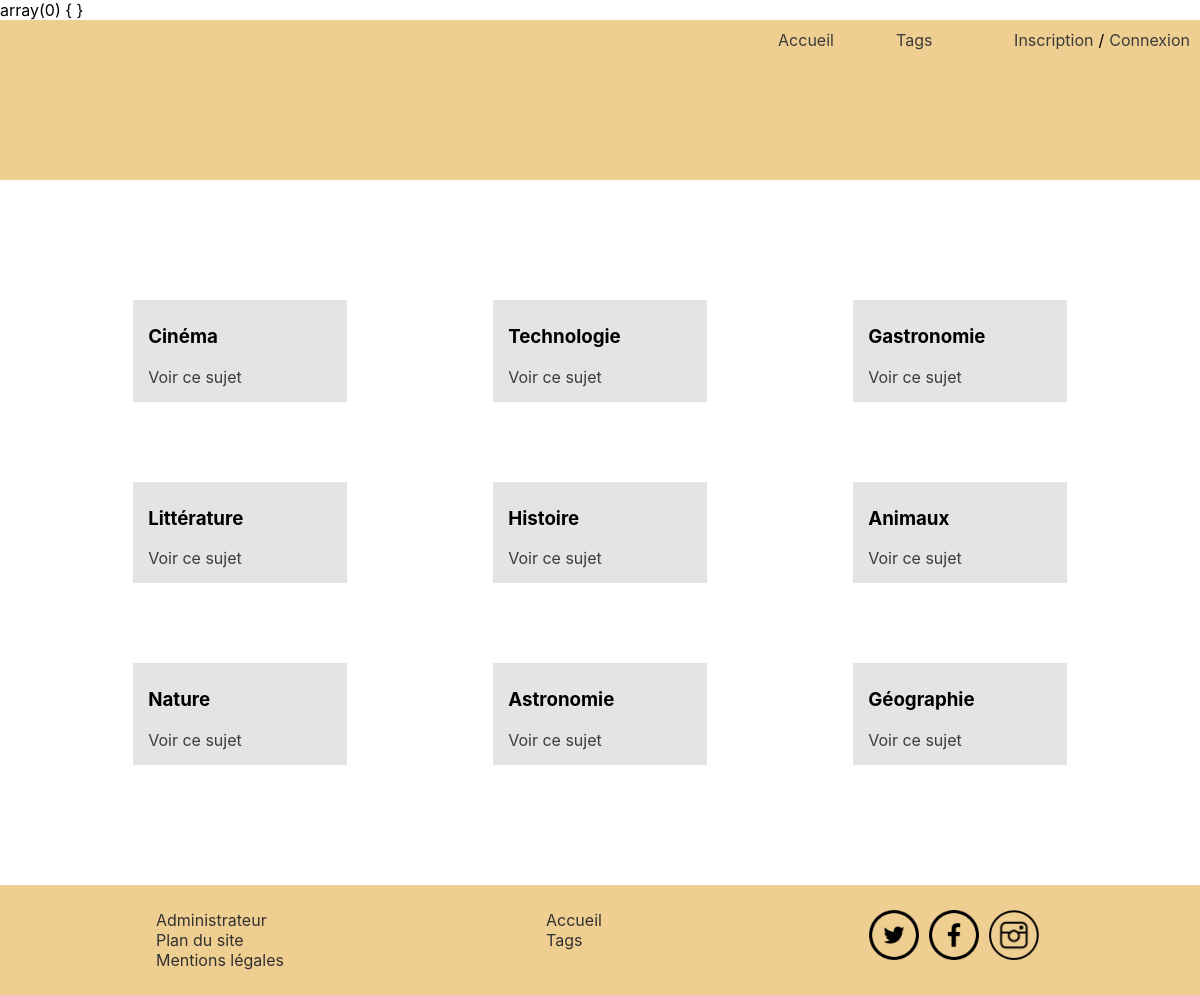
The app's page /tags with its own data.
### tables this page shows
CREATE TABLE IF NOT EXISTS `tags` (
  `id` INT UNSIGNED NOT NULL AUTO_INCREMENT,
  `name` VARCHAR(64) NOT NULL,
  `status` TINYINT NOT NULL DEFAULT 0,
  `created_at` TIMESTAMP NOT NULL DEFAULT CURRENT_TIMESTAMP,
  `updated_at` TIMESTAMP NULL,
  PRIMARY KEY (`id`));

### controller/MainController.php (called while the page is built, shortened)
<?php
class MainController
{
    public function show($viewName, $viewVars = [])
    {
        include __DIR__ . '/../views/header.tpl.php';
        include __DIR__ . '/../views/' . $viewName . '.tpl.php';
        include __DIR__ . '/../views/footer.tpl.php';
    }
}

### controller/TagController.php (called while the page is built)
<?php
class TagController extends MainController
{
    public function index()
    {
        $DBCon = new DBData();
        $tagList = $DBCon->getAllTags();
        return $this->show('bodyTags', [
            'tags' => $tagList
        ]);
    }
}

### model/Tag.php (called while the page is built, shortened)
<?php
class Tag
{
    private $id;
    private $name;
    public function __construct($id, $name, $status, $created_at, $updated_at)
    {
        $this->id = $id;
        $this->name = $name;
    }
    public function getId()
    {
        return $this->id;
    }
    public function getName()
    {
        return $this->name;
    }
}

### inc/DBData.php (called while the page is built, shortened)
<?php
class DBData
{
    private $dbh;
    public function __construct()
    {
        $configData = parse_ini_file(__DIR__ . '/../config.conf');
        try {
            $this->dbh = new PDO(
                "mysql:host={$configData['DB_HOST']};dbname={$configData['DB_NAME']};charset=utf8",
                $configData['DB_USERNAME'],
                $configData['DB_PASSWORD'],
                array(PDO::ATTR_ERRMODE => PDO::ERRMODE_WARNING)
            );
        } catch (\Exception $exception) {
            echo 'Erreur de connexion...<br>';
            echo $exception->getMessage() . '<br>';
            echo '<pre>';
            echo $exception->getTraceAsString();
            echo '</pre>';
            exit;
        }
    }
    public function getAllTags()
    {
        $sql = '
        SELECT tags.id, tags.name, tags.status, tags.created_at, tags.updated_at
        FROM tags
        ';
        $tagsList = $this->dbh->query($sql)->fetchAll(PDO::FETCH_ASSOC);
        foreach ($tagsList as $tags) {
            $tagsObject[] = new Tag(
                $tags['id'],
                $tags['name'],
                $tags['status'],
                $tags['created_at'],
                $tags['updated_at'],
            );
        }
        return $tagsObject;
    }
}

### views/bodyTags.tpl.php (the view)
<div class="container">
<?php foreach ($viewVars['tags'] as $tag) : ?>
    <div class="card">
            <h3 class="card-title"><?= $tag->getName() ?></h3>
            <a href="tag?id=<?= $tag->getId() ?>" class="card-link">Voir ce sujet</a>
    </div>
    <?php endforeach; ?>
</div>

### assets/css/body.css (style rules this page uses)
body { margin: 0; padding: 0; font-family:-apple-system, BlinkMacSystemFont, 'Segoe UI', Roboto, Oxygen, Ubuntu, Cantarell, 'Open Sans', 'Helvetica Neue', sans-serif; }
a { color:rgb(59, 59, 59); text-decoration:none; }
.container { display:flex; justify-content:space-around; width:90%; margin:0 auto; flex-wrap:wrap; }
.card { width:17%; margin: 40px 5%; background-color:rgb(228, 228, 228); padding:15px; }
h3 { margin-top:10px; }

### records on screen
tags: name "Cinéma"
tags: name "Technologie"
tags: name "Gastronomie"
tags: name "Littérature"
tags: name "Histoire"
tags: name "Animaux"
tags: name "Nature"
tags: name "Astronomie"
tags: name "Géographie"
